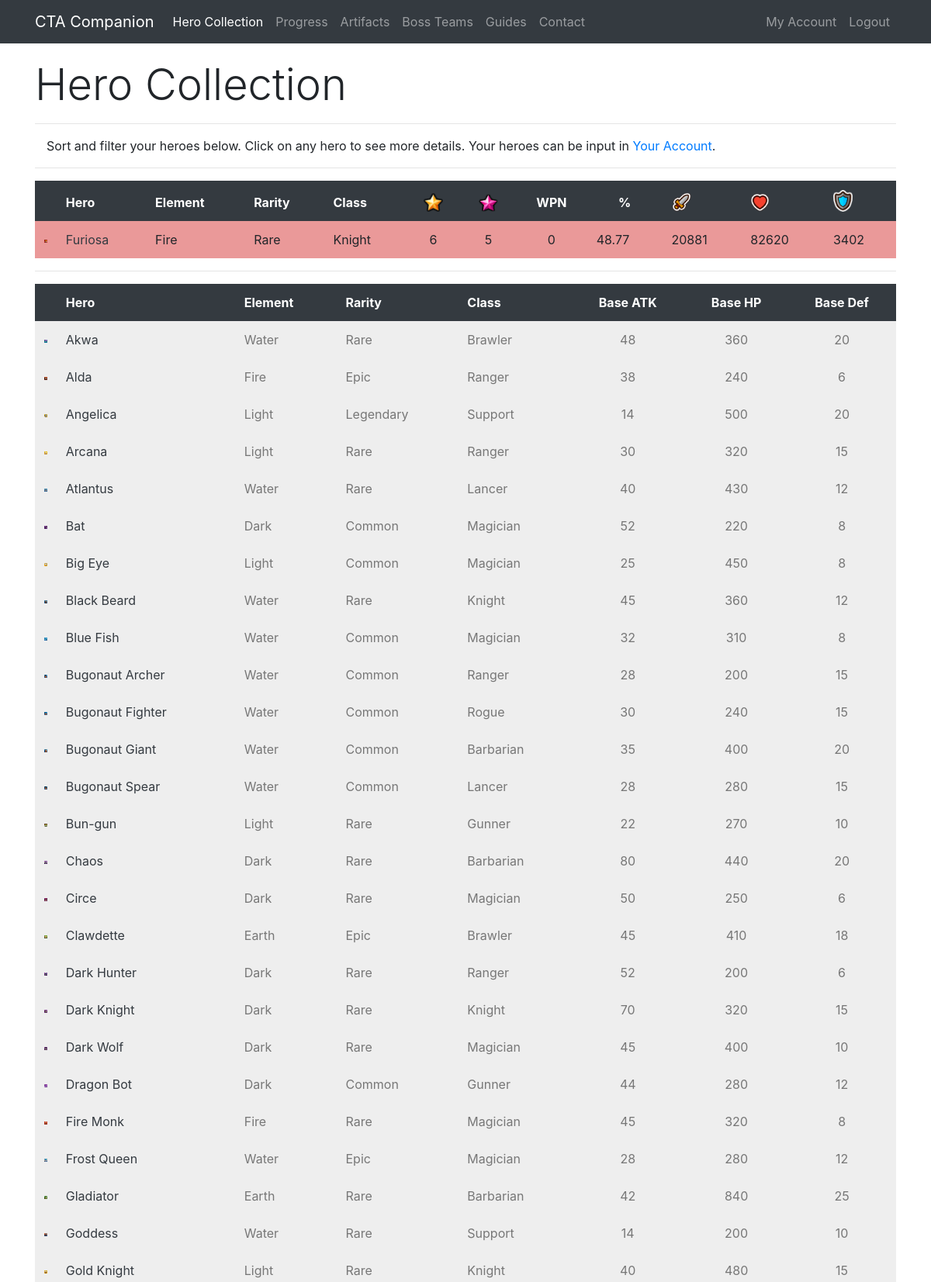
The app's page /collection/Cayumi (signed in, upper part) with its own data.
### app/models.py (models this page shows, shortened)
class Hero(db.Model):
    id = db.Column(db.Integer, primary_key=True)
    level = db.Column(db.Integer, index=True)
    awaken = db.Column(db.Integer, index=True)
    wpn = db.Column(db.Integer, index=True)
    medals = db.Column(db.Integer, index=True)
    runedAtk = db.Column(db.Integer, index=True)
    runedHp = db.Column(db.Integer, index=True)
    runedDef = db.Column(db.Integer, index=True)
    runedAps = db.Column(db.Integer, index=True)
    runedCrit = db.Column(db.Integer, index=True)
    runedCritDmg = db.Column(db.Integer, index=True)
    user_id = db.Column(db.Integer, db.ForeignKey('user.id'))
    base_id = db.Column(db.Integer, db.ForeignKey('base.id'))
    def atk(self):
        runedAttack = self.runedAtk
        base = self.baseStats.atk
        level = self.level
        awaken = self.awaken
        atk = int(base * (2 ** (level - 1)) * (1.5 ** awaken))
        runedAtk = atk + (atk * (runedAttack / 100))
        return int(runedAtk)
    def hp(self):
        runedHP = self.runedHp
        base = self.baseStats.hp
        level = self.level
        awaken = self.awaken
        hp = int(base * (2 ** (level - 1)) * (1.5 ** awaken))
        runedHP = hp + (hp * (runedHP / 100))
        return int(runedHP)
    def defense(self):
        runedDef = self.runedDef
        base = self.baseStats.defense
        level = self.level
        awaken = self.awaken
        defense = int(base * (2 ** (level - 1)) * (1.5 ** awaken))
        runedDef = defense + (defense * (runedDef / 100))
        return int(runedDef)
    def progress(self):
        level = self.level
        medals = self.medals
        if level == 0:
            accumulated = 0
            total = accumulated + medals
        elif level == 1:
            accumulated = 10
            total = accumulated + medals
        elif level == 2:
            accumulated = 30
            total = accumulated + medals
        elif level == 3:
            accumulated = 80
            total = accumulated + medals
        elif level == 4:
            accumulated = 280
            total = accumulated + medals
        elif level == 5:
            accumulated = 880
            total = accumulated + medals
        elif level == 6:
            accumulated = 2380
            total = accumulated + medals
        elif level == 7:
            accumulated = 4880
            total = accumulated + medals
        total = (total / 4880) * 100
        if total == 100:
            return int(total)
        return round(total, 2)

class Base(db.Model):
    id = db.Column(db.Integer, primary_key=True)
    name = db.Column(db.String(32), index=True, unique=True)
    nameSafe = db.Column(db.String(32), index=True, unique=True)
    job = db.Column(db.String(16), index=True)
    rarity = db.Column(db.String(16), index=True)
    element = db.Column(db.String(16), index=True)
    gender = db.Column(db.String(16), index=True)
    crusher = db.Column(db.Integer, index=True)
    fly = db.Column(db.Integer, index=True)
    blitz = db.Column(db.Integer, index=True)
    atk = db.Column(db.Integer, index=True)
    hp = db.Column(db.Integer, index=True)
    defense = db.Column(db.Integer, index=True)
    crit = db.Column(db.Integer, index=True)
    critDmg = db.Column(db.Integer, index=True)
    movespeed = db.Column(db.Integer, index=True)
    aps = db.Column(db.Integer, index=True)
    arange = db.Column(db.Integer, index=True)
    resistance = db.Column(db.Integer, index=True)
    frenzy = db.Column(db.Integer, index=True)
    dodge = db.Column(db.Integer, index=True)
    stun = db.Column(db.Integer, index=True)
    stunTime = db.Column(db.Integer, index=True)
    aoe = db.Column(db.Integer, index=True)
    ult = db.Column(db.Integer, index=True)
    kshp = db.Column(db.Integer, index=True)
    gold = db.Column(db.Integer, index=True)
    freeze = db.Column(db.Integer, index=True)
    freezeTime = db.Column(db.Integer, index=True)
    freezeDmg = db.Column(db.Integer, index=True)
    burn = db.Column(db.Integer, index=True)
    burnTime = db.Column(db.Integer, index=True)
    burnDmg = db.Column(db.Integer, index=True)
    poison = db.Column(db.Integer, index=True)
    poisonTime = db.Column(db.Integer, index=True)
    poisonDmg = db.Column(db.Integer, index=True)
    sp2 = db.Column(db.Integer, index=True)
    sp2num = db.Column(db.Integer, index=True)
    buffElement = db.Column(db.String(16), index=True)
    buffType = db.Column(db.Integer, index=True)
    buffStat = db.Column(db.String(16), index=True)
    buff = db.Column(db.Integer, index=True)
    heroes = db.relationship('Hero', backref='baseStats', lazy='dynamic')

### app/routes.py (the view)
@app.route('/collection/<username>')
@login_required
def collection(username):
    user = User.query.filter_by(username=username).first_or_404()
    heroes = Hero.query.filter_by(player=user)
    heroactive = 1
    return render_template('collection.html', user=user, heroes=heroes, title='Hero Collection', heroactive=heroactive)

### app/models.py (called while the page is built)
@login.user_loader
def load_user(id):
    return User.query.get(int(id))

### app/templates/collection.html (shortened to what this page needs)
{% extends "base.html" %}
{% block content %}
 <div class="row pt-3">
    <div class="col-lg-12">
      <h1 class="display-4">Hero Collection</h1>
      <hr>
      <p class="instructions">Sort and filter your heroes below. Click on any hero to see more details. Your heroes can be input in <a href="{{ url_for('account', username=current_user.username) }}">Your Account</a>.</p>
        <hr>
    </div>
 </div>
  <div class="row">
    <div class="col-lg-12">
<table id="ctac" class="table table-borderless" style="width:100%">
        <thead class="thead-dark">
            <tr>
                <th data-priority="1">&nbsp;</th>
                <th data-priority="2">Hero</th>
                <th data-priority="12">Element</th>
                <th data-priority="11">Rarity</th>
                <th data-priority="10">Class</th>
                <th data-priority="3" class="text-center"><img src="{{ url_for('static', filename='star.png') }}" width="25" alt="Star Level"></th>
                <th data-priority="4" class="text-center"><img src="{{ url_for('static', filename='awaken.png') }}" width="25" alt="Awaken"></th>
                <th data-priority="5" class="text-center">WPN</th>
                <th data-priority="6" class="text-center">%</th>
                <th data-priority="7"><img src="{{ url_for('static', filename='atk.png') }}" width="25" alt="Attack"></th>
                <th data-priority="8"><img src="{{ url_for('static', filename='hp.png') }}" width="25" alt="HP"></th>
                <th data-priority="9"><img src="{{ url_for('static', filename='def.png') }}" width="25" alt="Defense"></th>
            </tr>
        </thead>
        <tbody>
        {% for i in heroes %}
        {% if i.level > 0 %}
        <tr>
            <td class="{{i.baseStats.element}}{{i.baseStats.rarity}}" width="25"><img class="img-fluid" src="/static/{{i.baseStats.nameSafe}}.png" alt="{{i.baseStats.name}}"></td>
            <td class="{{i.baseStats.element}}{{i.baseStats.rarity}}"><a class="text-dark" href="{{ url_for('hero', heroid=i.id) }}">{{ i.baseStats.name }}</b></td>
            <td class="{{i.baseStats.element}}{{i.baseStats.rarity}}">{{ i.baseStats.element }}</td>
            <td class="{{i.baseStats.element}}{{i.baseStats.rarity}}">{{ i.baseStats.rarity }}</td>
            <td class="{{i.baseStats.element}}{{i.baseStats.rarity}}">{{ i.baseStats.job }}</td>
            <td class="text-center {{i.baseStats.element}}{{i.baseStats.rarity}}">{{ i.level }}</td>
            <td class="text-center {{i.baseStats.element}}{{i.baseStats.rarity}}">{{ i.awaken }}</td>
            <td class="text-center {{i.baseStats.element}}{{i.baseStats.rarity}}">{{ i.wpn }}</td>
            <td class="text center {{i.baseStats.element}}{{i.baseStats.rarity}}">{{ i.progress() }}</td>
            <td class="{{i.baseStats.element}}{{i.baseStats.rarity}}">{{ i.atk() }}</td>
            <td class="{{i.baseStats.element}}{{i.baseStats.rarity}}">{{ i.hp() }}</td>
            <td class="{{i.baseStats.element}}{{i.baseStats.rarity}}">{{ i.defense() }}</td>
        </tr>
        {% endif %}
        {% endfor %}
        </tbody>
</table>
        <hr>
<table id="ctac2" class="table table-borderless" style="width:100%">
        <thead class="thead-dark">
            <tr>
                <th>&nbsp;</th>
                <th>Hero</th>
                <th>Element</th>
                <th>Rarity</th>
                <th>Class</th>
                <th class="text-center">Base ATK</th>
                <th class="text-center">Base HP</th>
                <th class="text-center">Base Def</th>
            </tr>
        </thead>
        <tbody>
        {% for i in heroes %}
        {% if i.level == 0 %}
        <tr>
            <td class="uncollected" width="25"><img class="img-fluid" src="/static/{{i.baseStats.nameSafe}}.png" alt="{{i.baseStats.name}}"></td>
            <td class="uncollected"><a class="text-dark" href="{{ url_for('hero', heroid=i.id) }}">{{ i.baseStats.name }}</a></td>
            <td class="uncollected">{{ i.baseStats.element }}</td>
            <td class="uncollected">{{ i.baseStats.rarity }}</td>
            <td class="uncollected">{{ i.baseStats.job }}</td>
            <td class="uncollected text-center">{{ i.baseStats.atk }}</td>
            <td class="uncollected text-center">{{ i.baseStats.hp }}</td>
            <td class="uncollected text-center">{{ i.baseStats.defense }}</td>
        </tr>
        {% endif %}
        {% endfor %}
        </tbody>
</table>
    </div>
  </div>
{% endblock %}

### app/static/style.css (style rules this page uses)
.uncollected { color: #777777; background-color: #eeeeee; padding: 8px; }
.FireRare { background-color: #EA9999; padding: 8px; }
.instructions { padding-left: 15px; }

### app/templates/base.html (style rules this page uses)
html { position: relative; min-height: 100%; }
body { margin-bottom: 40px; }

### records on screen
Hero: baseStats.nameSafe (picture), baseStats.name "Furiosa", baseStats.element "Fire", baseStats.rarity "Rare", baseStats.job "Knight", level "6", awaken "5", wpn "0", progress "48.77", atk "20881", hp "82620", defense "3402"
Hero: baseStats.nameSafe (picture), baseStats.name "Akwa", baseStats.element "Water", baseStats.rarity "Rare", baseStats.job "Brawler", baseStats.atk "48", baseStats.hp "360", baseStats.defense "20"
Hero: baseStats.nameSafe (picture), baseStats.name "Alda", baseStats.element "Fire", baseStats.rarity "Epic", baseStats.job "Ranger", baseStats.atk "38", baseStats.hp "240", baseStats.defense "6"
Hero: baseStats.nameSafe (picture), baseStats.name "Angelica", baseStats.element "Light", baseStats.rarity "Legendary", baseStats.job "Support", baseStats.atk "14", baseStats.hp "500", baseStats.defense "20"
Hero: baseStats.nameSafe (picture), baseStats.name "Arcana", baseStats.element "Light", baseStats.rarity "Rare", baseStats.job "Ranger", baseStats.atk "30", baseStats.hp "320", baseStats.defense "15"
Hero: baseStats.nameSafe (picture), baseStats.name "Atlantus", baseStats.element "Water", baseStats.rarity "Rare", baseStats.job "Lancer", baseStats.atk "40", baseStats.hp "430", baseStats.defense "12"
Hero: shows a picture, baseStats.name "Bat", baseStats.element "Dark", baseStats.rarity "Common", baseStats.job "Magician", baseStats.atk "52", baseStats.hp "220", baseStats.defense "8"
Hero: baseStats.nameSafe (picture), baseStats.name "Big Eye", baseStats.element "Light", baseStats.rarity "Common", baseStats.job "Magician", baseStats.atk "25", baseStats.hp "450", baseStats.defense "8"
Hero: baseStats.nameSafe (picture), baseStats.name "Black Beard", baseStats.element "Water", baseStats.rarity "Rare", baseStats.job "Knight", baseStats.atk "45", baseStats.hp "360", baseStats.defense "12"
Hero: baseStats.nameSafe (picture), baseStats.name "Blue Fish", baseStats.element "Water", baseStats.rarity "Common", baseStats.job "Magician", baseStats.atk "32", baseStats.hp "310", baseStats.defense "8"
Hero: baseStats.nameSafe (picture), baseStats.name "Bugonaut Archer", baseStats.element "Water", baseStats.rarity "Common", baseStats.job "Ranger", baseStats.atk "28", baseStats.hp "200", baseStats.defense "15"
Hero: baseStats.nameSafe (picture), baseStats.name "Bugonaut Fighter", baseStats.element "Water", baseStats.rarity "Common", baseStats.job "Rogue", baseStats.atk "30", baseStats.hp "240", baseStats.defense "15"
Hero: baseStats.nameSafe (picture), baseStats.name "Bugonaut Giant", baseStats.element "Water", baseStats.rarity "Common", baseStats.job "Barbarian", baseStats.atk "35", baseStats.hp "400", baseStats.defense "20"
Hero: baseStats.nameSafe (picture), baseStats.name "Bugonaut Spear", baseStats.element "Water", baseStats.rarity "Common", baseStats.job "Lancer", baseStats.atk "28", baseStats.hp "280", baseStats.defense "15"
Hero: baseStats.nameSafe (picture), baseStats.name "Bun-gun", baseStats.element "Light", baseStats.rarity "Rare", baseStats.job "Gunner", baseStats.atk "22", baseStats.hp "270", baseStats.defense "10"
Hero: baseStats.nameSafe (picture), baseStats.name "Chaos", baseStats.element "Dark", baseStats.rarity "Rare", baseStats.job "Barbarian", baseStats.atk "80", baseStats.hp "440", baseStats.defense "20"
Hero: baseStats.nameSafe (picture), baseStats.name "Circe", baseStats.element "Dark", baseStats.rarity "Rare", baseStats.job "Magician", baseStats.atk "50", baseStats.hp "250", baseStats.defense "6"
Hero: baseStats.nameSafe (picture), baseStats.name "Clawdette", baseStats.element "Earth", baseStats.rarity "Epic", baseStats.job "Brawler", baseStats.atk "45", baseStats.hp "410", baseStats.defense "18"
Hero: baseStats.nameSafe (picture), baseStats.name "Dark Hunter", baseStats.element "Dark", baseStats.rarity "Rare", baseStats.job "Ranger", baseStats.atk "52", baseStats.hp "200", baseStats.defense "6"
Hero: baseStats.nameSafe (picture), baseStats.name "Dark Knight", baseStats.element "Dark", baseStats.rarity "Rare", baseStats.job "Knight", baseStats.atk "70", baseStats.hp "320", baseStats.defense "15"
Hero: baseStats.nameSafe (picture), baseStats.name "Dark Wolf", baseStats.element "Dark", baseStats.rarity "Rare", baseStats.job "Magician", baseStats.atk "45", baseStats.hp "400", baseStats.defense "10"
Hero: baseStats.nameSafe (picture), baseStats.name "Dragon Bot", baseStats.element "Dark", baseStats.rarity "Common", baseStats.job "Gunner", baseStats.atk "44", baseStats.hp "280", baseStats.defense "12"
Hero: baseStats.nameSafe (picture), baseStats.name "Fire Monk", baseStats.element "Fire", baseStats.rarity "Rare", baseStats.job "Magician", baseStats.atk "45", baseStats.hp "320", baseStats.defense "8"
Hero: baseStats.nameSafe (picture), baseStats.name "Frost Queen", baseStats.element "Water", baseStats.rarity "Epic", baseStats.job "Magician", baseStats.atk "28", baseStats.hp "280", baseStats.defense "12"
Hero: baseStats.nameSafe (picture), baseStats.name "Gladiator", baseStats.element "Earth", baseStats.rarity "Rare", baseStats.job "Barbarian", baseStats.atk "42", baseStats.hp "840", baseStats.defense "25"
Hero: baseStats.nameSafe (picture), baseStats.name "Goddess", baseStats.element "Water", baseStats.rarity "Rare", baseStats.job "Support", baseStats.atk "14", baseStats.hp "200", baseStats.defense "10"
Hero: baseStats.nameSafe (picture), baseStats.name "Gold Knight", baseStats.element "Light", baseStats.rarity "Rare", baseStats.job "Knight", baseStats.atk "40", baseStats.hp "480", baseStats.defense "15"
